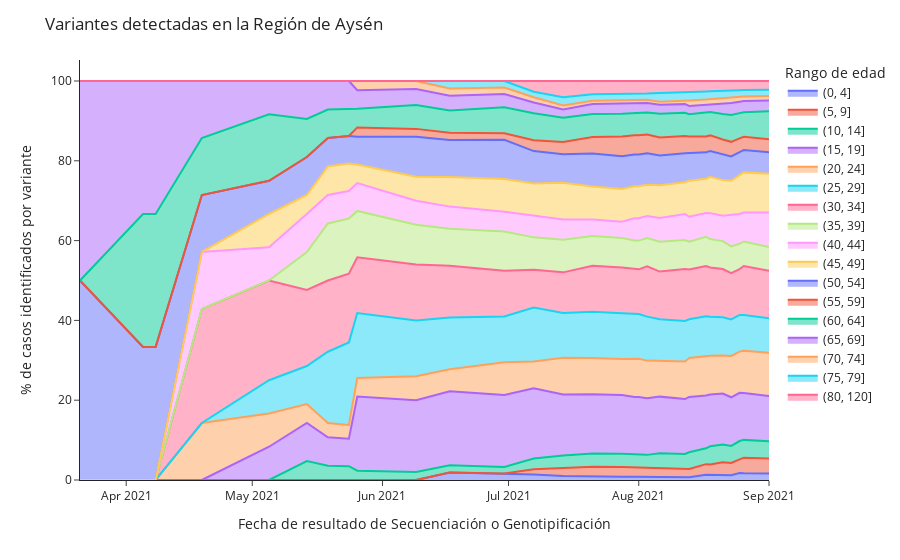

Here is the notebook cell this chart was saved with:
### Code cell
px.area(df_variantes_clean.groupby(['fecha_resultado_secuenciacion_genotipificacion', 'rango_edad']).count()[['n_documento']].reset_index().pivot(
    index='fecha_resultado_secuenciacion_genotipificacion',
    columns='rango_edad', 
    values=['n_documento']
).fillna(0).cumsum()['n_documento'],
          labels={'rango_edad':'Rango de edad'},
        groupnorm='percent'
       ).update_layout(
    title= 'Variantes detectadas en la Región de Aysén',
    yaxis_title='% de casos identificados por variante',
    xaxis_title='Fecha de resultado de Secuenciación o Genotipificación',
    template='simple_white',   
)

### Figure 1 — Plotly figure (JSON) as saved in the notebook; plotly's stock layout.template omitted (floating-point values rounded to 4 significant figures)
{"data": [{"groupnorm": "percent", "hovertemplate": "Rango de edad=(0, 4]<br>fecha_resultado_secuenciacion_genotipificacion=%{x}<br>value=%{y}<extra></extra>", "legendgroup": "(0, 4]", "line": {"color": "#636efa"}, "mode": "lines", "name": "(0, 4]", "orientation": "v", "showlegend": true, "stackgroup": "1", "type": "scatter", "x": ["2021-03-21T00:00:00", "2021-04-05T00:00:00", "2021-04-08T00:00:00", "2021-04-19T00:00:00", "2021-05-05T00:00:00", "2021-05-14T00:00:00", "2021-05-19T00:00:00", "2021-05-24T00:00:00", "2021-05-26T00:00:00", "2021-06-09T00:00:00", "2021-06-17T00:00:00", "2021-06-30T00:00:00", "2021-07-07T00:00:00", "2021-07-14T00:00:00", "2021-07-21T00:00:00", "2021-07-28T00:00:00", "2021-07-31T00:00:00", "2021-08-01T00:00:00", "2021-08-03T00:00:00", "2021-08-06T00:00:00", "2021-08-12T00:00:00", "2021-08-13T00:00:00", "2021-08-17T00:00:00", "2021-08-18T00:00:00", "2021-08-21T00:00:00", "2021-08-23T00:00:00", "2021-08-25T00:00:00", "2021-08-26T00:00:00", "2021-09-01T00:00:00"], "xaxis": "x", "y": [0, 0, 0, 0, 0, 0, 0, 0, 0, 0, 1, 1, 1, 1, 1, 1, 1, 1, 1, 1, 1, 1, 2, 2, 2, 2, 3, 3, 3], "yaxis": "y"}, {"groupnorm": "percent", "hovertemplate": "Rango de edad=(5, 9]<br>fecha_resultado_secuenciacion_genotipificacion=%{x}<br>value=%{y}<extra></extra>", "legendgroup": "(5, 9]", "line": {"color": "#EF553B"}, "mode": "lines", "name": "(5, 9]", "orientation": "v", "showlegend": true, "stackgroup": "1", "type": "scatter", "x": ["2021-03-21T00:00:00", "2021-04-05T00:00:00", "2021-04-08T00:00:00", "2021-04-19T00:00:00", "2021-05-05T00:00:00", "2021-05-14T00:00:00", "2021-05-19T00:00:00", "2021-05-24T00:00:00", "2021-05-26T00:00:00", "2021-06-09T00:00:00", "2021-06-17T00:00:00", "2021-06-30T00:00:00", "2021-07-07T00:00:00", "2021-07-14T00:00:00", "2021-07-21T00:00:00", "2021-07-28T00:00:00", "2021-07-31T00:00:00", "2021-08-01T00:00:00", "2021-08-03T00:00:00", "2021-08-06T00:00:00", "2021-08-12T00:00:00", "2021-08-13T00:00:00", "2021-08-17T00:00:00", "2021-08-18T00:00:00", "2021-08-21T00:00:00", "2021-08-23T00:00:00", "2021-08-25T00:00:00", "2021-08-26T00:00:00", "2021-09-01T00:00:00"], "xaxis": "x", "y": [0, 0, 0, 0, 0, 0, 0, 0, 0, 0, 0, 0, 1, 2, 3, 3, 3, 3, 3, 3, 3, 3, 4, 4, 5, 5, 6, 7, 7], "yaxis": "y"}, {"groupnorm": "percent", "hovertemplate": "Rango de edad=(10, 14]<br>fecha_resultado_secuenciacion_genotipificacion=%{x}<br>value=%{y}<extra></extra>", "legendgroup": "(10, 14]", "line": {"color": "#00cc96"}, "mode": "lines", "name": "(10, 14]", "orientation": "v", "showlegend": true, "stackgroup": "1", "type": "scatter", "x": ["2021-03-21T00:00:00", "2021-04-05T00:00:00", "2021-04-08T00:00:00", "2021-04-19T00:00:00", "2021-05-05T00:00:00", "2021-05-14T00:00:00", "2021-05-19T00:00:00", "2021-05-24T00:00:00", "2021-05-26T00:00:00", "2021-06-09T00:00:00", "2021-06-17T00:00:00", "2021-06-30T00:00:00", "2021-07-07T00:00:00", "2021-07-14T00:00:00", "2021-07-21T00:00:00", "2021-07-28T00:00:00", "2021-07-31T00:00:00", "2021-08-01T00:00:00", "2021-08-03T00:00:00", "2021-08-06T00:00:00", "2021-08-12T00:00:00", "2021-08-13T00:00:00", "2021-08-17T00:00:00", "2021-08-18T00:00:00", "2021-08-21T00:00:00", "2021-08-23T00:00:00", "2021-08-25T00:00:00", "2021-08-26T00:00:00", "2021-09-01T00:00:00"], "xaxis": "x", "y": [0, 0, 0, 0, 0, 1, 1, 1, 1, 1, 1, 1, 2, 3, 4, 4, 4, 4, 4, 5, 5, 6, 6, 7, 7, 7, 8, 8, 8], "yaxis": "y"}, {"groupnorm": "percent", "hovertemplate": "Rango de edad=(15, 19]<br>fecha_resultado_secuenciacion_genotipificacion=%{x}<br>value=%{y}<extra></extra>", "legendgroup": "(15, 19]", "line": {"color": "#ab63fa"}, "mode": "lines", "name": "(15, 19]", "orientation": "v", "showlegend": true, "stackgroup": "1", "type": "scatter", "x": ["2021-03-21T00:00:00", "2021-04-05T00:00:00", "2021-04-08T00:00:00", "2021-04-19T00:00:00", "2021-05-05T00:00:00", "2021-05-14T00:00:00", "2021-05-19T00:00:00", "2021-05-24T00:00:00", "2021-05-26T00:00:00", "2021-06-09T00:00:00", "2021-06-17T00:00:00", "2021-06-30T00:00:00", "2021-07-07T00:00:00", "2021-07-14T00:00:00", "2021-07-21T00:00:00", "2021-07-28T00:00:00", "2021-07-31T00:00:00", "2021-08-01T00:00:00", "2021-08-03T00:00:00", "2021-08-06T00:00:00", "2021-08-12T00:00:00", "2021-08-13T00:00:00", "2021-08-17T00:00:00", "2021-08-18T00:00:00", "2021-08-21T00:00:00", "2021-08-23T00:00:00", "2021-08-25T00:00:00", "2021-08-26T00:00:00", "2021-09-01T00:00:00"], "xaxis": "x", "y": [0, 0, 0, 0, 1, 2, 2, 2, 8, 9, 10, 11, 13, 15, 18, 18, 18, 18, 18, 19, 19, 20, 20, 20, 20, 20, 21, 21, 21], "yaxis": "y"}, {"groupnorm": "percent", "hovertemplate": "Rango de edad=(20, 24]<br>fecha_resultado_secuenciacion_genotipificacion=%{x}<br>value=%{y}<extra></extra>", "legendgroup": "(20, 24]", "line": {"color": "#FFA15A"}, "mode": "lines", "name": "(20, 24]", "orientation": "v", "showlegend": true, "stackgroup": "1", "type": "scatter", "x": ["2021-03-21T00:00:00", "2021-04-05T00:00:00", "2021-04-08T00:00:00", "2021-04-19T00:00:00", "2021-05-05T00:00:00", "2021-05-14T00:00:00", "2021-05-19T00:00:00", "2021-05-24T00:00:00", "2021-05-26T00:00:00", "2021-06-09T00:00:00", "2021-06-17T00:00:00", "2021-06-30T00:00:00", "2021-07-07T00:00:00", "2021-07-14T00:00:00", "2021-07-21T00:00:00", "2021-07-28T00:00:00", "2021-07-31T00:00:00", "2021-08-01T00:00:00", "2021-08-03T00:00:00", "2021-08-06T00:00:00", "2021-08-12T00:00:00", "2021-08-13T00:00:00", "2021-08-17T00:00:00", "2021-08-18T00:00:00", "2021-08-21T00:00:00", "2021-08-23T00:00:00", "2021-08-25T00:00:00", "2021-08-26T00:00:00", "2021-09-01T00:00:00"], "xaxis": "x", "y": [0, 0, 0, 1, 1, 1, 1, 1, 2, 3, 3, 5, 5, 9, 11, 11, 12, 12, 12, 12, 13, 14, 15, 15, 15, 17, 18, 19, 20], "yaxis": "y"}, {"groupnorm": "percent", "hovertemplate": "Rango de edad=(25, 29]<br>fecha_resultado_secuenciacion_genotipificacion=%{x}<br>value=%{y}<extra></extra>", "legendgroup": "(25, 29]", "line": {"color": "#19d3f3"}, "mode": "lines", "name": "(25, 29]", "orientation": "v", "showlegend": true, "stackgroup": "1", "type": "scatter", "x": ["2021-03-21T00:00:00", "2021-04-05T00:00:00", "2021-04-08T00:00:00", "2021-04-19T00:00:00", "2021-05-05T00:00:00", "2021-05-14T00:00:00", "2021-05-19T00:00:00", "2021-05-24T00:00:00", "2021-05-26T00:00:00", "2021-06-09T00:00:00", "2021-06-17T00:00:00", "2021-06-30T00:00:00", "2021-07-07T00:00:00", "2021-07-14T00:00:00", "2021-07-21T00:00:00", "2021-07-28T00:00:00", "2021-07-31T00:00:00", "2021-08-01T00:00:00", "2021-08-03T00:00:00", "2021-08-06T00:00:00", "2021-08-12T00:00:00", "2021-08-13T00:00:00", "2021-08-17T00:00:00", "2021-08-18T00:00:00", "2021-08-21T00:00:00", "2021-08-23T00:00:00", "2021-08-25T00:00:00", "2021-08-26T00:00:00", "2021-09-01T00:00:00"], "xaxis": "x", "y": [0, 0, 0, 0, 1, 2, 5, 6, 7, 7, 7, 7, 10, 11, 14, 14, 14, 14, 14, 14, 14, 14, 15, 15, 15, 15, 16, 16, 16], "yaxis": "y"}, {"groupnorm": "percent", "hovertemplate": "Rango de edad=(30, 34]<br>fecha_resultado_secuenciacion_genotipificacion=%{x}<br>value=%{y}<extra></extra>", "legendgroup": "(30, 34]", "line": {"color": "#FF6692"}, "mode": "lines", "name": "(30, 34]", "orientation": "v", "showlegend": true, "stackgroup": "1", "type": "scatter", "x": ["2021-03-21T00:00:00", "2021-04-05T00:00:00", "2021-04-08T00:00:00", "2021-04-19T00:00:00", "2021-05-05T00:00:00", "2021-05-14T00:00:00", "2021-05-19T00:00:00", "2021-05-24T00:00:00", "2021-05-26T00:00:00", "2021-06-09T00:00:00", "2021-06-17T00:00:00", "2021-06-30T00:00:00", "2021-07-07T00:00:00", "2021-07-14T00:00:00", "2021-07-21T00:00:00", "2021-07-28T00:00:00", "2021-07-31T00:00:00", "2021-08-01T00:00:00", "2021-08-03T00:00:00", "2021-08-06T00:00:00", "2021-08-12T00:00:00", "2021-08-13T00:00:00", "2021-08-17T00:00:00", "2021-08-18T00:00:00", "2021-08-21T00:00:00", "2021-08-23T00:00:00", "2021-08-25T00:00:00", "2021-08-26T00:00:00", "2021-09-01T00:00:00"], "xaxis": "x", "y": [0, 0, 0, 2, 3, 4, 5, 5, 6, 7, 7, 7, 7, 10, 14, 14, 14, 14, 16, 16, 18, 18, 19, 19, 19, 19, 20, 22, 22], "yaxis": "y"}, {"groupnorm": "percent", "hovertemplate": "Rango de edad=(35, 39]<br>fecha_resultado_secuenciacion_genotipificacion=%{x}<br>value=%{y}<extra></extra>", "legendgroup": "(35, 39]", "line": {"color": "#B6E880"}, "mode": "lines", "name": "(35, 39]", "orientation": "v", "showlegend": true, "stackgroup": "1", "type": "scatter", "x": ["2021-03-21T00:00:00", "2021-04-05T00:00:00", "2021-04-08T00:00:00", "2021-04-19T00:00:00", "2021-05-05T00:00:00", "2021-05-14T00:00:00", "2021-05-19T00:00:00", "2021-05-24T00:00:00", "2021-05-26T00:00:00", "2021-06-09T00:00:00", "2021-06-17T00:00:00", "2021-06-30T00:00:00", "2021-07-07T00:00:00", "2021-07-14T00:00:00", "2021-07-21T00:00:00", "2021-07-28T00:00:00", "2021-07-31T00:00:00", "2021-08-01T00:00:00", "2021-08-03T00:00:00", "2021-08-06T00:00:00", "2021-08-12T00:00:00", "2021-08-13T00:00:00", "2021-08-17T00:00:00", "2021-08-18T00:00:00", "2021-08-21T00:00:00", "2021-08-23T00:00:00", "2021-08-25T00:00:00", "2021-08-26T00:00:00", "2021-09-01T00:00:00"], "xaxis": "x", "y": [0, 0, 0, 0, 0, 2, 4, 4, 5, 5, 5, 6, 6, 8, 9, 9, 9, 9, 9, 10, 10, 10, 11, 11, 11, 11, 11, 11, 11], "yaxis": "y"}, {"groupnorm": "percent", "hovertemplate": "Rango de edad=(40, 44]<br>fecha_resultado_secuenciacion_genotipificacion=%{x}<br>value=%{y}<extra></extra>", "legendgroup": "(40, 44]", "line": {"color": "#FF97FF"}, "mode": "lines", "name": "(40, 44]", "orientation": "v", "showlegend": true, "stackgroup": "1", "type": "scatter", "x": ["2021-03-21T00:00:00", "2021-04-05T00:00:00", "2021-04-08T00:00:00", "2021-04-19T00:00:00", "2021-05-05T00:00:00", "2021-05-14T00:00:00", "2021-05-19T00:00:00", "2021-05-24T00:00:00", "2021-05-26T00:00:00", "2021-06-09T00:00:00", "2021-06-17T00:00:00", "2021-06-30T00:00:00", "2021-07-07T00:00:00", "2021-07-14T00:00:00", "2021-07-21T00:00:00", "2021-07-28T00:00:00", "2021-07-31T00:00:00", "2021-08-01T00:00:00", "2021-08-03T00:00:00", "2021-08-06T00:00:00", "2021-08-12T00:00:00", "2021-08-13T00:00:00", "2021-08-17T00:00:00", "2021-08-18T00:00:00", "2021-08-21T00:00:00", "2021-08-23T00:00:00", "2021-08-25T00:00:00", "2021-08-26T00:00:00", "2021-09-01T00:00:00"], "xaxis": "x", "y": [0, 0, 0, 1, 1, 2, 2, 2, 3, 3, 3, 3, 4, 5, 5, 5, 7, 7, 7, 8, 9, 9, 9, 10, 10, 13, 13, 13, 16], "yaxis": "y"}, {"groupnorm": "percent", "hovertemplate": "Rango de edad=(45, 49]<br>fecha_resultado_secuenciacion_genotipificacion=%{x}<br>value=%{y}<extra></extra>", "legendgroup": "(45, 49]", "line": {"color": "#FECB52"}, "mode": "lines", "name": "(45, 49]", "orientation": "v", "showlegend": true, "stackgroup": "1", "type": "scatter", "x": ["2021-03-21T00:00:00", "2021-04-05T00:00:00", "2021-04-08T00:00:00", "2021-04-19T00:00:00", "2021-05-05T00:00:00", "2021-05-14T00:00:00", "2021-05-19T00:00:00", "2021-05-24T00:00:00", "2021-05-26T00:00:00", "2021-06-09T00:00:00", "2021-06-17T00:00:00", "2021-06-30T00:00:00", "2021-07-07T00:00:00", "2021-07-14T00:00:00", "2021-07-21T00:00:00", "2021-07-28T00:00:00", "2021-07-31T00:00:00", "2021-08-01T00:00:00", "2021-08-03T00:00:00", "2021-08-06T00:00:00", "2021-08-12T00:00:00", "2021-08-13T00:00:00", "2021-08-17T00:00:00", "2021-08-18T00:00:00", "2021-08-21T00:00:00", "2021-08-23T00:00:00", "2021-08-25T00:00:00", "2021-08-26T00:00:00", "2021-09-01T00:00:00"], "xaxis": "x", "y": [0, 0, 0, 0, 1, 1, 2, 2, 2, 3, 4, 5, 6, 9, 10, 10, 10, 10, 10, 11, 11, 13, 13, 14, 14, 14, 17, 18, 18], "yaxis": "y"}, {"groupnorm": "percent", "hovertemplate": "Rango de edad=(50, 54]<br>fecha_resultado_secuenciacion_genotipificacion=%{x}<br>value=%{y}<extra></extra>", "legendgroup": "(50, 54]", "line": {"color": "#636efa"}, "mode": "lines", "name": "(50, 54]", "orientation": "v", "showlegend": true, "stackgroup": "1", "type": "scatter", "x": ["2021-03-21T00:00:00", "2021-04-05T00:00:00", "2021-04-08T00:00:00", "2021-04-19T00:00:00", "2021-05-05T00:00:00", "2021-05-14T00:00:00", "2021-05-19T00:00:00", "2021-05-24T00:00:00", "2021-05-26T00:00:00", "2021-06-09T00:00:00", "2021-06-17T00:00:00", "2021-06-30T00:00:00", "2021-07-07T00:00:00", "2021-07-14T00:00:00", "2021-07-21T00:00:00", "2021-07-28T00:00:00", "2021-07-31T00:00:00", "2021-08-01T00:00:00", "2021-08-03T00:00:00", "2021-08-06T00:00:00", "2021-08-12T00:00:00", "2021-08-13T00:00:00", "2021-08-17T00:00:00", "2021-08-18T00:00:00", "2021-08-21T00:00:00", "2021-08-23T00:00:00", "2021-08-25T00:00:00", "2021-08-26T00:00:00", "2021-09-01T00:00:00"], "xaxis": "x", "y": [1, 1, 1, 1, 1, 2, 2, 2, 3, 5, 5, 6, 6, 7, 10, 10, 10, 10, 10, 10, 10, 10, 10, 10, 10, 10, 10, 10, 10], "yaxis": "y"}, {"groupnorm": "percent", "hovertemplate": "Rango de edad=(55, 59]<br>fecha_resultado_secuenciacion_genotipificacion=%{x}<br>value=%{y}<extra></extra>", "legendgroup": "(55, 59]", "line": {"color": "#EF553B"}, "mode": "lines", "name": "(55, 59]", "orientation": "v", "showlegend": true, "stackgroup": "1", "type": "scatter", "x": ["2021-03-21T00:00:00", "2021-04-05T00:00:00", "2021-04-08T00:00:00", "2021-04-19T00:00:00", "2021-05-05T00:00:00", "2021-05-14T00:00:00", "2021-05-19T00:00:00", "2021-05-24T00:00:00", "2021-05-26T00:00:00", "2021-06-09T00:00:00", "2021-06-17T00:00:00", "2021-06-30T00:00:00", "2021-07-07T00:00:00", "2021-07-14T00:00:00", "2021-07-21T00:00:00", "2021-07-28T00:00:00", "2021-07-31T00:00:00", "2021-08-01T00:00:00", "2021-08-03T00:00:00", "2021-08-06T00:00:00", "2021-08-12T00:00:00", "2021-08-13T00:00:00", "2021-08-17T00:00:00", "2021-08-18T00:00:00", "2021-08-21T00:00:00", "2021-08-23T00:00:00", "2021-08-25T00:00:00", "2021-08-26T00:00:00", "2021-09-01T00:00:00"], "xaxis": "x", "y": [0, 0, 0, 0, 0, 0, 0, 0, 1, 1, 1, 1, 2, 3, 5, 6, 6, 6, 6, 6, 6, 6, 6, 6, 6, 6, 6, 6, 6], "yaxis": "y"}, {"groupnorm": "percent", "hovertemplate": "Rango de edad=(60, 64]<br>fecha_resultado_secuenciacion_genotipificacion=%{x}<br>value=%{y}<extra></extra>", "legendgroup": "(60, 64]", "line": {"color": "#00cc96"}, "mode": "lines", "name": "(60, 64]", "orientation": "v", "showlegend": true, "stackgroup": "1", "type": "scatter", "x": ["2021-03-21T00:00:00", "2021-04-05T00:00:00", "2021-04-08T00:00:00", "2021-04-19T00:00:00", "2021-05-05T00:00:00", "2021-05-14T00:00:00", "2021-05-19T00:00:00", "2021-05-24T00:00:00", "2021-05-26T00:00:00", "2021-06-09T00:00:00", "2021-06-17T00:00:00", "2021-06-30T00:00:00", "2021-07-07T00:00:00", "2021-07-14T00:00:00", "2021-07-21T00:00:00", "2021-07-28T00:00:00", "2021-07-31T00:00:00", "2021-08-01T00:00:00", "2021-08-03T00:00:00", "2021-08-06T00:00:00", "2021-08-12T00:00:00", "2021-08-13T00:00:00", "2021-08-17T00:00:00", "2021-08-18T00:00:00", "2021-08-21T00:00:00", "2021-08-23T00:00:00", "2021-08-25T00:00:00", "2021-08-26T00:00:00", "2021-09-01T00:00:00"], "xaxis": "x", "y": [0, 1, 1, 1, 2, 2, 2, 2, 2, 3, 3, 4, 5, 6, 7, 7, 7, 7, 7, 8, 8, 8, 9, 9, 10, 11, 11, 11, 13], "yaxis": "y"}, {"groupnorm": "percent", "hovertemplate": "Rango de edad=(65, 69]<br>fecha_resultado_secuenciacion_genotipificacion=%{x}<br>value=%{y}<extra></extra>", "legendgroup": "(65, 69]", "line": {"color": "#ab63fa"}, "mode": "lines", "name": "(65, 69]", "orientation": "v", "showlegend": true, "stackgroup": "1", "type": "scatter", "x": ["2021-03-21T00:00:00", "2021-04-05T00:00:00", "2021-04-08T00:00:00", "2021-04-19T00:00:00", "2021-05-05T00:00:00", "2021-05-14T00:00:00", "2021-05-19T00:00:00", "2021-05-24T00:00:00", "2021-05-26T00:00:00", "2021-06-09T00:00:00", "2021-06-17T00:00:00", "2021-06-30T00:00:00", "2021-07-07T00:00:00", "2021-07-14T00:00:00", "2021-07-21T00:00:00", "2021-07-28T00:00:00", "2021-07-31T00:00:00", "2021-08-01T00:00:00", "2021-08-03T00:00:00", "2021-08-06T00:00:00", "2021-08-12T00:00:00", "2021-08-13T00:00:00", "2021-08-17T00:00:00", "2021-08-18T00:00:00", "2021-08-21T00:00:00", "2021-08-23T00:00:00", "2021-08-25T00:00:00", "2021-08-26T00:00:00", "2021-09-01T00:00:00"], "xaxis": "x", "y": [1, 1, 1, 1, 1, 2, 2, 2, 2, 2, 2, 2, 2, 2, 3, 3, 3, 3, 3, 3, 3, 3, 3, 3, 4, 5, 5, 5, 5], "yaxis": "y"}, {"groupnorm": "percent", "hovertemplate": "Rango de edad=(70, 74]<br>fecha_resultado_secuenciacion_genotipificacion=%{x}<br>value=%{y}<extra></extra>", "legendgroup": "(70, 74]", "line": {"color": "#FFA15A"}, "mode": "lines", "name": "(70, 74]", "orientation": "v", "showlegend": true, "stackgroup": "1", "type": "scatter", "x": ["2021-03-21T00:00:00", "2021-04-05T00:00:00", "2021-04-08T00:00:00", "2021-04-19T00:00:00", "2021-05-05T00:00:00", "2021-05-14T00:00:00", "2021-05-19T00:00:00", "2021-05-24T00:00:00", "2021-05-26T00:00:00", "2021-06-09T00:00:00", "2021-06-17T00:00:00", "2021-06-30T00:00:00", "2021-07-07T00:00:00", "2021-07-14T00:00:00", "2021-07-21T00:00:00", "2021-07-28T00:00:00", "2021-07-31T00:00:00", "2021-08-01T00:00:00", "2021-08-03T00:00:00", "2021-08-06T00:00:00", "2021-08-12T00:00:00", "2021-08-13T00:00:00", "2021-08-17T00:00:00", "2021-08-18T00:00:00", "2021-08-21T00:00:00", "2021-08-23T00:00:00", "2021-08-25T00:00:00", "2021-08-26T00:00:00", "2021-09-01T00:00:00"], "xaxis": "x", "y": [0, 0, 0, 0, 0, 0, 0, 0, 1, 1, 1, 1, 1, 1, 1, 1, 1, 1, 1, 1, 1, 2, 2, 2, 2, 2, 2, 2, 2], "yaxis": "y"}, {"groupnorm": "percent", "hovertemplate": "Rango de edad=(75, 79]<br>fecha_resultado_secuenciacion_genotipificacion=%{x}<br>value=%{y}<extra></extra>", "legendgroup": "(75, 79]", "line": {"color": "#19d3f3"}, "mode": "lines", "name": "(75, 79]", "orientation": "v", "showlegend": true, "stackgroup": "1", "type": "scatter", "x": ["2021-03-21T00:00:00", "2021-04-05T00:00:00", "2021-04-08T00:00:00", "2021-04-19T00:00:00", "2021-05-05T00:00:00", "2021-05-14T00:00:00", "2021-05-19T00:00:00", "2021-05-24T00:00:00", "2021-05-26T00:00:00", "2021-06-09T00:00:00", "2021-06-17T00:00:00", "2021-06-30T00:00:00", "2021-07-07T00:00:00", "2021-07-14T00:00:00", "2021-07-21T00:00:00", "2021-07-28T00:00:00", "2021-07-31T00:00:00", "2021-08-01T00:00:00", "2021-08-03T00:00:00", "2021-08-06T00:00:00", "2021-08-12T00:00:00", "2021-08-13T00:00:00", "2021-08-17T00:00:00", "2021-08-18T00:00:00", "2021-08-21T00:00:00", "2021-08-23T00:00:00", "2021-08-25T00:00:00", "2021-08-26T00:00:00", "2021-09-01T00:00:00"], "xaxis": "x", "y": [0, 0, 0, 0, 0, 0, 0, 0, 0, 0, 1, 1, 1, 2, 2, 2, 2, 2, 2, 3, 3, 3, 3, 3, 3, 3, 3, 3, 3], "yaxis": "y"}, {"groupnorm": "percent", "hovertemplate": "Rango de edad=(80, 120]<br>fecha_resultado_secuenciacion_genotipificacion=%{x}<br>value=%{y}<extra></extra>", "legendgroup": "(80, 120]", "line": {"color": "#FF6692"}, "mode": "lines", "name": "(80, 120]", "orientation": "v", "showlegend": true, "stackgroup": "1", "type": "scatter", "x": ["2021-03-21T00:00:00", "2021-04-05T00:00:00", "2021-04-08T00:00:00", "2021-04-19T00:00:00", "2021-05-05T00:00:00", "2021-05-14T00:00:00", "2021-05-19T00:00:00", "2021-05-24T00:00:00", "2021-05-26T00:00:00", "2021-06-09T00:00:00", "2021-06-17T00:00:00", "2021-06-30T00:00:00", "2021-07-07T00:00:00", "2021-07-14T00:00:00", "2021-07-21T00:00:00", "2021-07-28T00:00:00", "2021-07-31T00:00:00", "2021-08-01T00:00:00", "2021-08-03T00:00:00", "2021-08-06T00:00:00", "2021-08-12T00:00:00", "2021-08-13T00:00:00", "2021-08-17T00:00:00", "2021-08-18T00:00:00", "2021-08-21T00:00:00", "2021-08-23T00:00:00", "2021-08-25T00:00:00", "2021-08-26T00:00:00", "2021-09-01T00:00:00"], "xaxis": "x", "y": [0, 0, 0, 0, 0, 0, 0, 0, 0, 0, 0, 0, 2, 4, 4, 4, 4, 4, 4, 4, 4, 4, 4, 4, 4, 4, 4, 4, 4], "yaxis": "y"}], "layout": {"legend": {"title": {"text": "Rango de edad"}, "tracegroupgap": 0}, "margin": {"t": 60}, "title": {"text": "Variantes detectadas en la Región de Aysén"}, "xaxis": {"anchor": "y", "domain": [0, 1], "title": {"text": "Fecha de resultado de Secuenciación o Genotipificación"}}, "yaxis": {"anchor": "x", "domain": [0, 1], "title": {"text": "% de casos identificados por variante"}}}}
